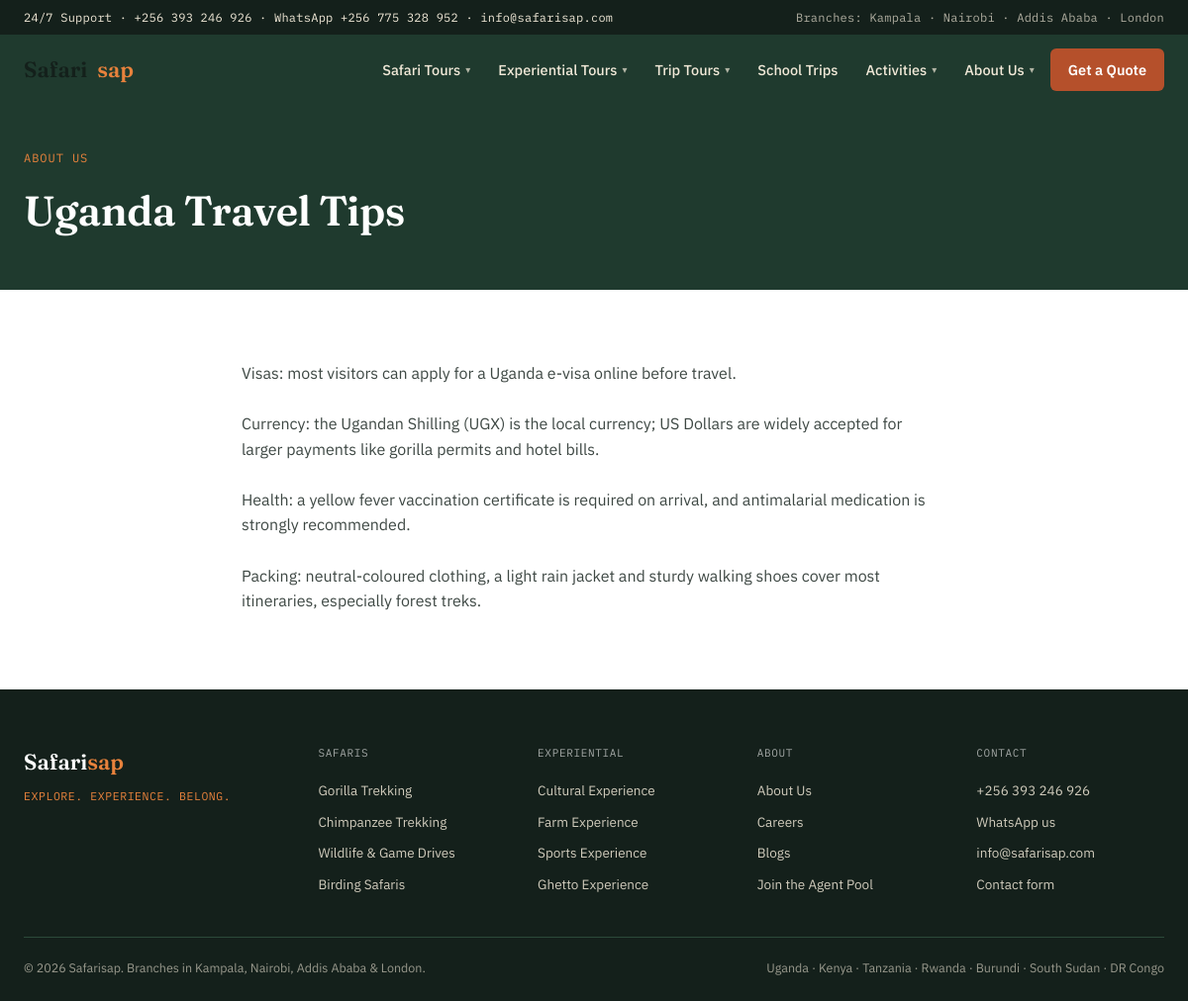
/travel-tips.php, run on the app's committed database.
### tables this page shows
CREATE TABLE pages (
    id INT UNSIGNED AUTO_INCREMENT PRIMARY KEY,
    slug VARCHAR(120) NOT NULL UNIQUE,
    title VARCHAR(200) NOT NULL,
    body LONGTEXT NULL,
    updated_at TIMESTAMP NOT NULL DEFAULT CURRENT_TIMESTAMP ON UPDATE CURRENT_TIMESTAMP
);

### includes/db.php (called while the page is built, shortened)
<?php
function db(): PDO
{
    static $pdo = null;
    if ($pdo === null) {
        $dsn = 'mysql:host=' . DB_HOST . ';dbname=' . DB_NAME . ';charset=utf8mb4';
        $pdo = new PDO($dsn, DB_USER, DB_PASS, [
            PDO::ATTR_ERRMODE => PDO::ERRMODE_EXCEPTION,
            PDO::ATTR_DEFAULT_FETCH_MODE => PDO::FETCH_ASSOC,
        ]);
    }
    return $pdo;
}

### includes/functions.php (called while the page is built, shortened)
<?php
function h(?string $value): string
{
    return htmlspecialchars($value ?? '', ENT_QUOTES, 'UTF-8');
}

### travel-tips.php (the view, shortened to what this page needs)
<?php
$stmt = db()->prepare('SELECT * FROM pages WHERE slug = ?');
$stmt->execute(['uganda-travel-tips']);
$page = $stmt->fetch();
require __DIR__ . '/includes/site_header.php';
?>
<header class="page-header">
  <div class="wrap">
    <p class="page-header__eyebrow">About Us</p>
    <h1 class="page-header__title"><?= h($page['title'] ?? 'Uganda Travel Tips') ?></h1>
  </div>
</header>
<section class="section">
  <div class="wrap" style="max-width:760px;">
    <?php if ($page && $page['body']): ?>
      <p class="detail-text" style="font-size:16px;"><?= nl2br(h($page['body'])) ?></p>
    <?php else: ?>
      <p class="empty-note">This page is being written — check back soon.</p>
    <?php endif; ?>
  </div>
</section>
<?php require __DIR__ . '/includes/site_footer.php'; ?>

### assets/css/site.css (style rules this page uses)
:root { --canopy: #1f3a2e; --canopy-dark: #14201b; --canopy-line: #2c4a3a; --murram: #b5502b; --murram-dark: #93401f; --savanna: #f1e9d8; --savanna-line: #e2d5b8; --dusk: #241b34; --ember: #e8823c; --gold: #c99a3e; --ink: #14201b; --white: #ffffff; --font-display: 'Fraunces', 'Iowan Old Style', Georgia, serif; --font-ui: 'IBM Plex Sans', -apple-system, BlinkMacSystemFont, 'Segoe UI', sans-serif; --font-mono: 'IBM Plex Mono', ui-monospace, SFMono-Regular, Menlo, monospace; --radius: 6px; --shadow-card: 0 1px 2px rgba(20, 32, 27, 0.06), 0 8px 24px rgba(20, 32, 27, 0.06); --max-width: 1200px; }
* { box-sizing: border-box; }
html, body { margin: 0; padding: 0; }
body.site { background: var(--white); color: var(--ink); font-family: var(--font-ui); font-size: 16px; line-height: 1.6; -webkit-font-smoothing: antialiased; }
.wrap { max-width: var(--max-width); margin: 0 auto; padding: 0 24px; }
.section { padding: 72px 0; }
.page-header { background: var(--canopy); color: var(--white); padding: 44px 0 36px; }
.page-header__eyebrow { font-family: var(--font-mono); font-size: 12px; letter-spacing: 0.08em; text-transform: uppercase; color: var(--ember); margin: 0 0 10px; }
.page-header__title { font-family: var(--font-display); font-size: clamp(28px, 4vw, 42px); font-weight: 600; margin: 0 0 10px; letter-spacing: -0.01em; }
.detail-text { font-size: 15px; opacity: 0.82; margin: 0 0 4px; }

### data on the page
pages: title "Uganda Travel Tips", body "Visas: most visitors can apply for a Uganda e-visa online before travel. Currency: the Ugandan Shilling (UGX) is the local currency; US Dollars are widely accepted for larger payments like gorilla permits and hotel bills. Health: a yellow fever vaccination certificate is required on arrival, and antimalarial medication is strongly recommended. Packing: neutral-coloured clothing, a light rain jacket and sturdy walking shoes cover most itineraries, especially forest treks."
